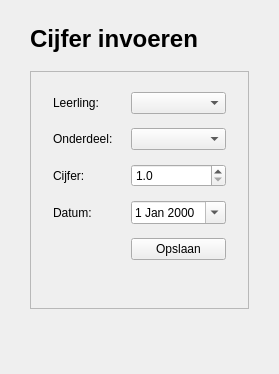
        <widget class="QWidget" name="pagina_cijfer_invoeren">
         <layout class="QVBoxLayout" name="layout_cijfer_invoeren">
          <property name="spacing">
           <number>18</number>
          </property>
          <property name="leftMargin">
           <number>30</number>
          </property>
          <property name="topMargin">
           <number>25</number>
          </property>
          <property name="rightMargin">
           <number>30</number>
          </property>
          <property name="bottomMargin">
           <number>25</number>
          </property>
          <item>
           <widget class="QLabel" name="lbl_cijfer_invoeren_titel">
            <property name="styleSheet">
             <string notr="true">font-size: 24px; font-weight: bold;</string>
            </property>
            <property name="text">
             <string>Cijfer invoeren</string>
            </property>
           </widget>
          </item>
          <item>
           <widget class="QFrame" name="paneel_invoer">
            <property name="maximumSize">
             <size>
              <width>520</width>
              <height>16777215</height>
             </size>
            </property>
            <property name="frameShape">
             <enum>QFrame::Shape::StyledPanel</enum>
            </property>
            <layout class="QFormLayout" name="form_invoer">
             <property name="leftMargin">
              <number>22</number>
             </property>
             <property name="topMargin">
              <number>20</number>
             </property>
             <property name="rightMargin">
              <number>22</number>
             </property>
             <property name="bottomMargin">
              <number>20</number>
             </property>
             <property name="horizontalSpacing">
              <number>18</number>
             </property>
             <property name="verticalSpacing">
              <number>14</number>
             </property>
             <item row="0" column="0">
              <widget class="QLabel" name="lbl_invoer_leerling">
               <property name="text">
                <string>Leerling:</string>
               </property>
              </widget>
             </item>
             <item row="0" column="1">
              <widget class="QComboBox" name="cmb_invoer_leerling"/>
             </item>
             <item row="1" column="0">
              <widget class="QLabel" name="lbl_invoer_onderdeel">
               <property name="text">
                <string>Onderdeel:</string>
               </property>
              </widget>
             </item>
             <item row="1" column="1">
              <widget class="QComboBox" name="cmb_invoer_onderdeel"/>
             </item>
             <item row="2" column="0">
              <widget class="QLabel" name="lbl_invoer_cijfer">
               <property name="text">
                <string>Cijfer:</string>
               </property>
              </widget>
             </item>
             <item row="2" column="1">
              <widget class="QDoubleSpinBox" name="spin_invoer_cijfer">
               <property name="decimals">
                <number>1</number>
               </property>
               <property name="minimum">
                <double>1.000000000000000</double>
               </property>
               <property name="maximum">
                <double>10.000000000000000</double>
               </property>
               <property name="singleStep">
                <double>0.100000000000000</double>
               </property>
              </widget>
             </item>
             <item row="3" column="0">
              <widget class="QLabel" name="lbl_invoer_datum">
               <property name="text">
                <string>Datum:</string>
               </property>
              </widget>
             </item>
             <item row="3" column="1">
              <widget class="QDateEdit" name="date_invoer_datum">
               <property name="calendarPopup">
                <bool>true</bool>
               </property>
              </widget>
             </item>
             <item row="4" column="1">
              <widget class="QPushButton" name="btn_cijfer_opslaan">
               <property name="text">
                <string>Opslaan</string>
               </property>
              </widget>
             </item>
             <item row="5" column="1">
              <widget class="QLabel" name="lbl_invoer_melding">
               <property name="styleSheet">
                <string notr="true">color: #166534; font-size: 12px;</string>
               </property>
               <property name="text">
                <string/>
               </property>
              </widget>
             </item>
            </layout>
           </widget>
          </item>
          <item>
           <spacer name="spacer_invoer_onder">
            <property name="orientation">
             <enum>Qt::Orientation::Vertical</enum>
            </property>
            <property name="sizeHint" stdset="0">
             <size>
              <width>20</width>
              <height>40</height>
             </size>
            </property>
           </spacer>
          </item>
         </layout>
        </widget>
